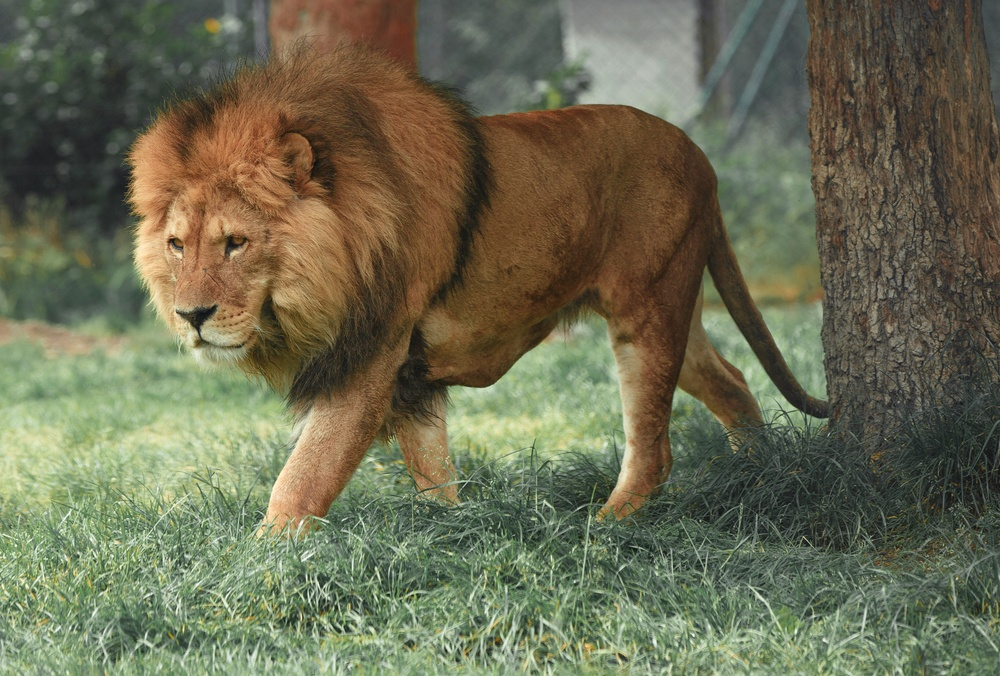
#> input picture images/lion.jpg, 1000 x 676 px, shrunk from 5056 x 3417 before the run
$ python color.py
#> lines starting #> are read from the running program, lines starting #| are printed output that depends on the picture
import numpy as np
from PIL import Image

image = Image.open("./images/lion.jpg")
#> image is the input picture: PIL image 1000x676 RGB; mean R, G, B 107.4, 107.6, 82.2

def brighten_image():
    # create array with dtype=int32 bcuz
    # bydefault np.array convert image into array whose dtype is uint8
    # uint8 can only hold value from 0 - 255
    # So when we increase value & if it exceed 255, it starts from 0 again
    image_array = np.array(image,dtype=np.int32)
    result_array = image_array + 50
    np.clip(result_array,0,255,out=result_array)
    result_image = Image.fromarray(result_array.astype(np.uint8))
    result_image.show()

def darken_image():
    image_array = np.array(image,dtype=np.int32)
    result_array = image_array - 50
    np.clip(result_array,0,255,out=result_array)
    result_image = Image.fromarray(result_array.astype(np.uint8))
    result_image.show()

# factor > 1 = contrast increases ex. 1.5
# 0 < factor < 1 = contrast decrease ex. 0.5
# read about contrast in learning.md file
def adjust_contrast(factor):
    image_array = np.array(image,dtype=np.float32)
    result_array = 128 + (image_array - 128) * factor
    np.clip(result_array,0,255,out=result_array)
    result_image = Image.fromarray(result_array.astype(np.uint8))
    result_image.show()

def blur_image(intensity=1):
#> called with intensity = 20
    image_array = np.array(image, dtype=np.float32)

    padded_array = np.pad(image_array, pad_width=((intensity, intensity), (intensity, intensity), (0, 0)))
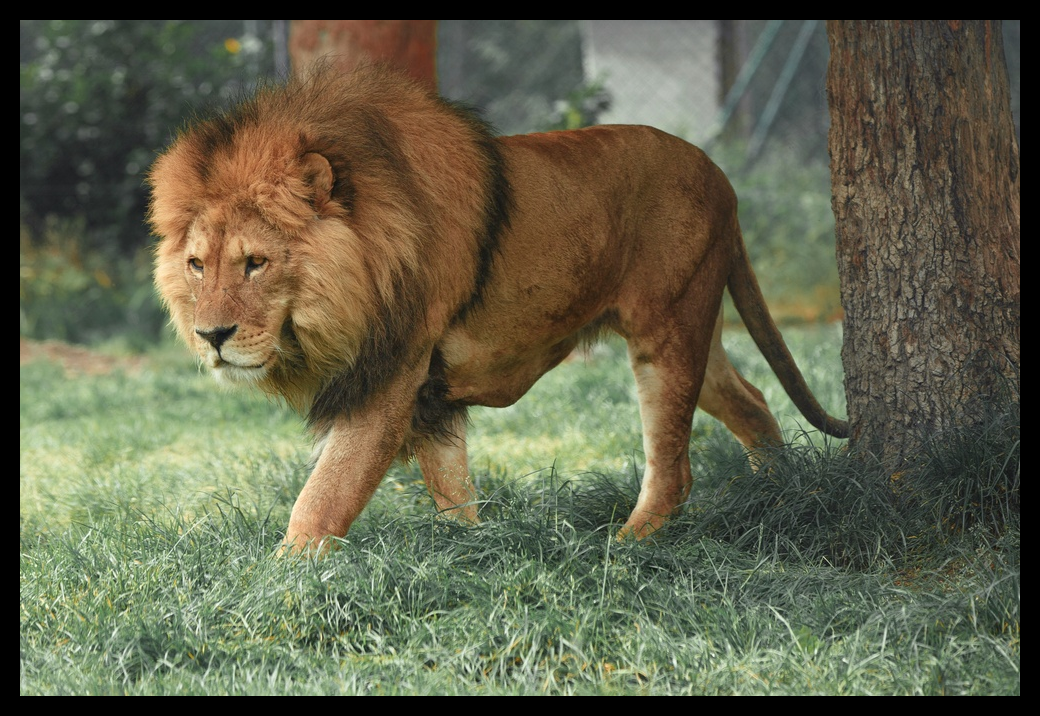
#> padded_array: shape (716, 1040, 3) float32; mean R, G, B 97.5, 97.7, 74.6

    rows, cols, channels = image_array.shape
#> rows = 676; cols = 1000; channels = 3
    kernel_size = (2 * intensity + 1) ** 2

    result_array = np.zeros_like(image_array)

    # Instead of looping over every pixel, we loop only over kernel positions
    # That's just (2*intensity+1)^2 iterations, e.g. 9 for intensity=1
    for di in range(2 * intensity + 1):
        for dj in range(2 * intensity + 1):
            result_array += padded_array[di:di+rows, dj:dj+cols, :]
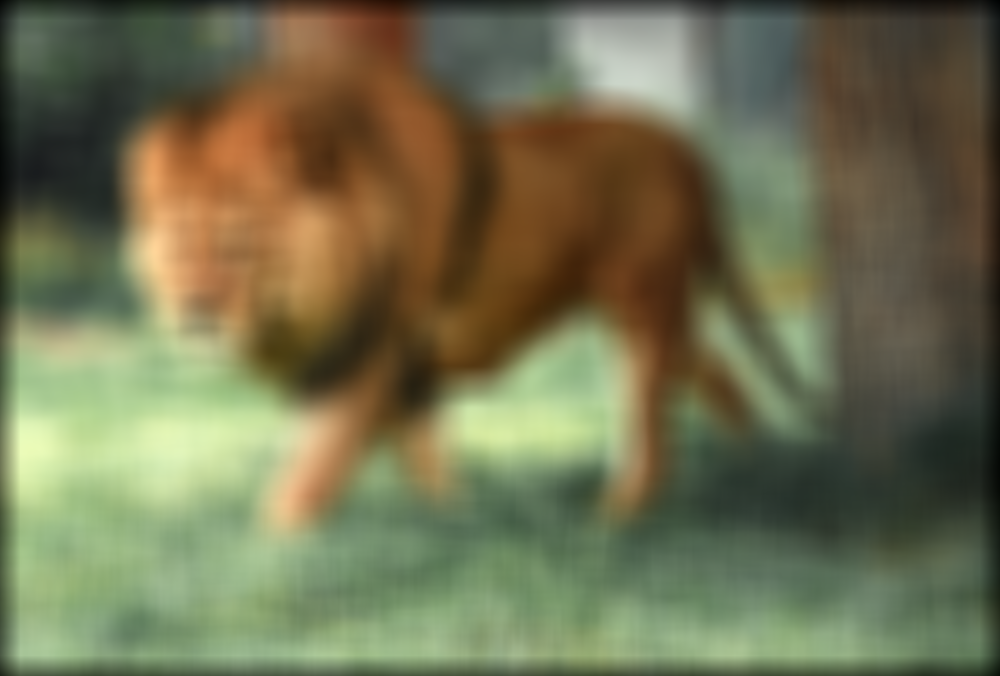
#> result_array: shape (676, 1000, 3) float32; mean R, G, B 176074.9, 175997.7, 134198.4; drawn with min black and max white

    result_array /= kernel_size
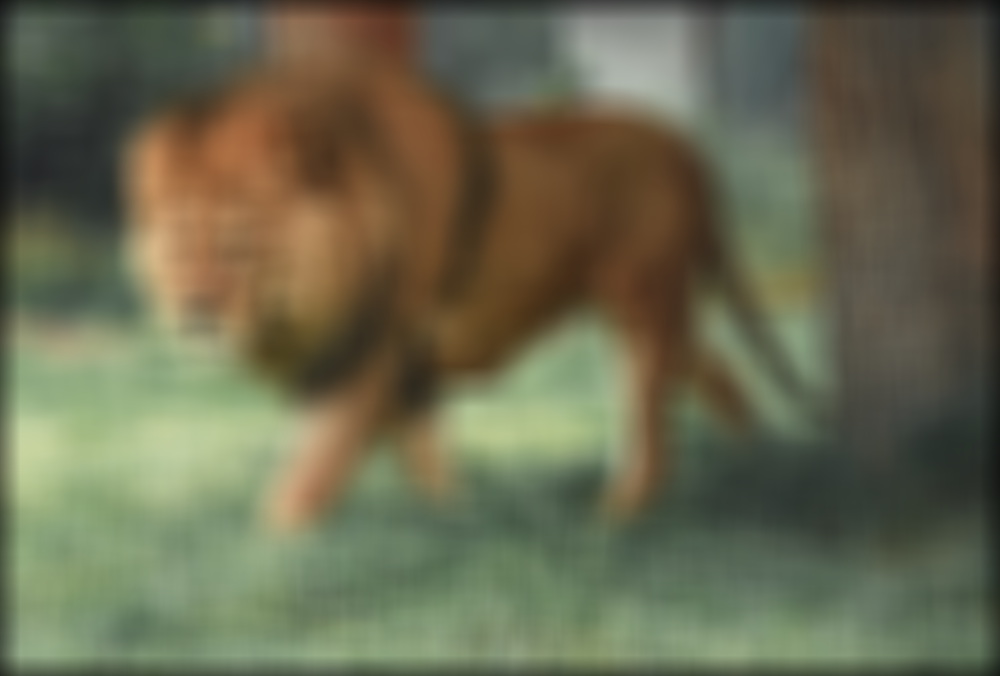
#> result_array: shape (676, 1000, 3) float32; mean R, G, B 104.7, 104.7, 79.8

    np.clip(result_array, 0, 255, out=result_array)
    result_image = Image.fromarray(result_array.astype(np.uint8))
    result_image.show()
blur_image(20)

$ run again, with images/sun.jpg copied over images/lion.jpg
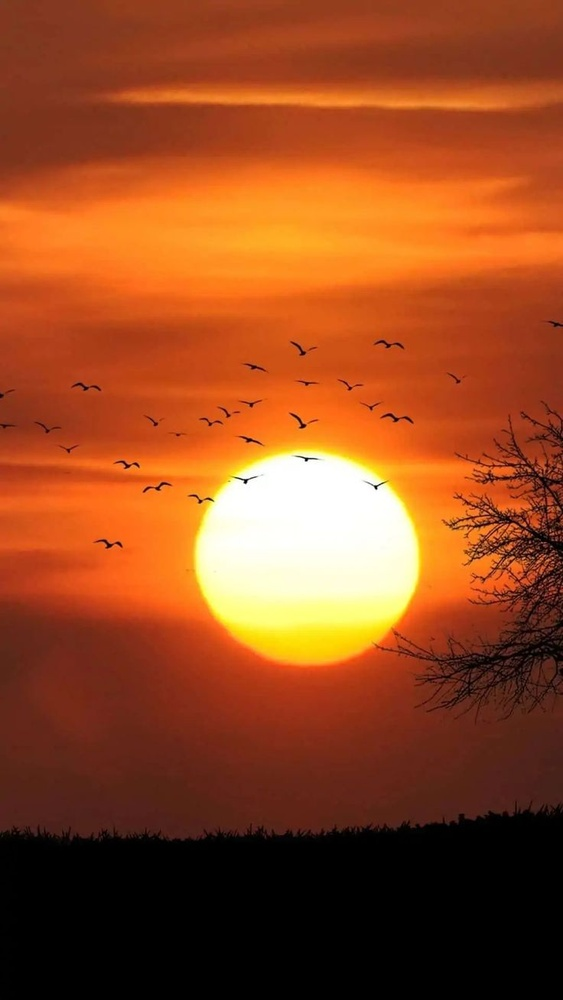
#> input picture images/sun.jpg, 563 x 1000 px, shrunk from 736 x 1308 before the run
#> image is the input picture: PIL image 563x1000 RGB; mean R, G, B 149.4, 73.4, 33.1
#> in blur_image, `padded_array = np.pad(image_array, pad_width=((intensity, intensity), ..`:
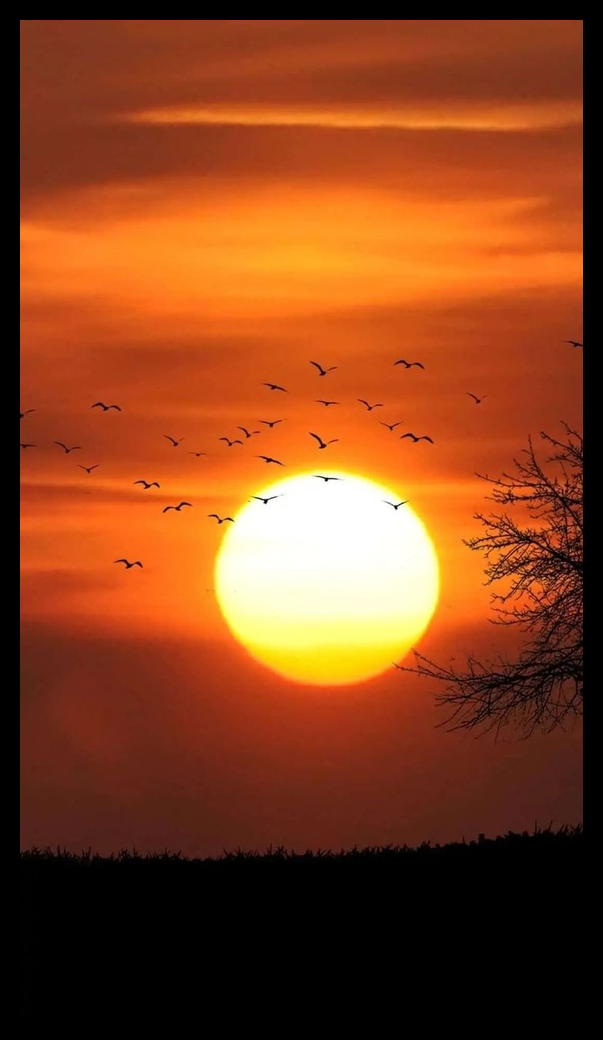
#> padded_array: shape (1040, 603, 3) float32; mean R, G, B 134.2, 65.9, 29.7
#> after the loop in blur_image, `for di in range(2 * intensity + 1):`:
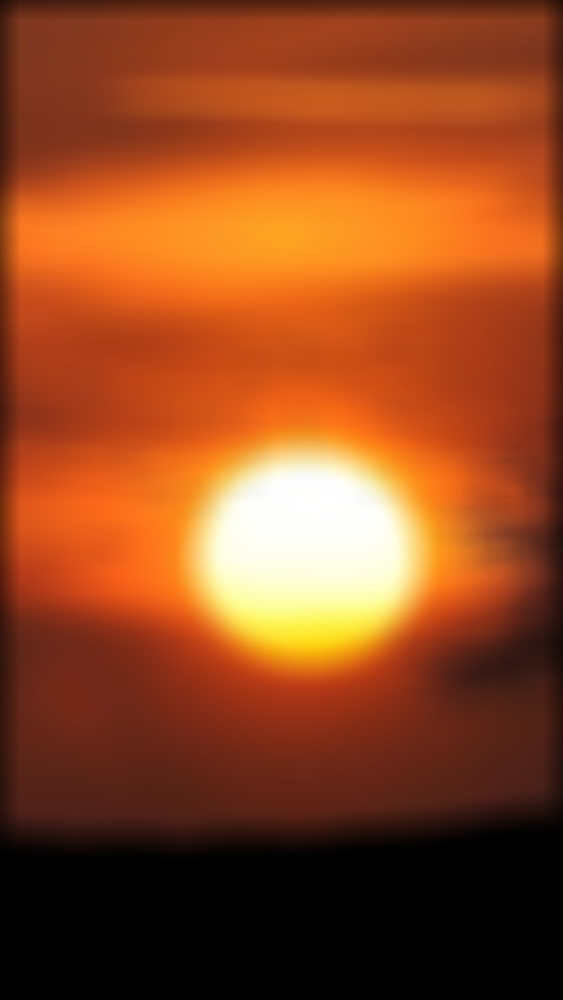
#> result_array: shape (1000, 563, 3) float32; mean R, G, B 246452.8, 121388.3, 54613.8; drawn with min black and max white
